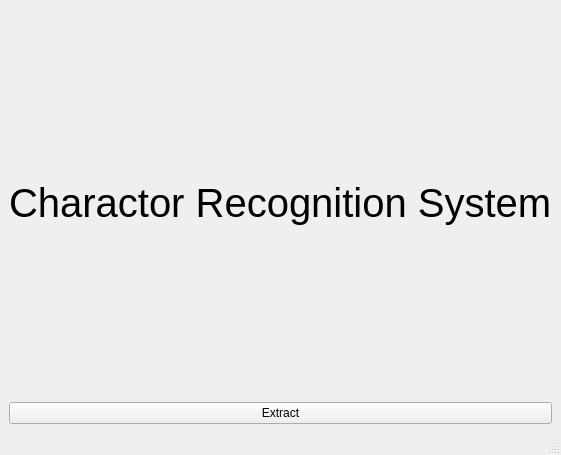
<?xml version="1.0" encoding="UTF-8"?>
<ui version="4.0">
 <class>MainWindow</class>
 <widget class="QMainWindow" name="MainWindow">
  <property name="geometry">
   <rect>
    <x>0</x>
    <y>0</y>
    <width>559</width>
    <height>455</height>
   </rect>
  </property>
  <property name="windowTitle">
   <string>MainWindow</string>
  </property>
  <widget class="QWidget" name="centralwidget">
   <layout class="QVBoxLayout" name="verticalLayout_2">
    <item>
     <layout class="QVBoxLayout" name="verticalLayout">
      <item>
       <widget class="QLabel" name="mainlabel">
        <property name="font">
         <font>
          <pointsize>30</pointsize>
         </font>
        </property>
        <property name="text">
         <string>Charactor Recognition System</string>
        </property>
       </widget>
      </item>
      <item>
       <widget class="QPushButton" name="extractbtn">
        <property name="text">
         <string>Extract</string>
        </property>
       </widget>
      </item>
     </layout>
    </item>
   </layout>
  </widget>
  <widget class="QMenuBar" name="menubar">
   <property name="geometry">
    <rect>
     <x>0</x>
     <y>0</y>
     <width>559</width>
     <height>24</height>
    </rect>
   </property>
  </widget>
  <widget class="QStatusBar" name="statusbar"/>
 </widget>
 <resources/>
 <connections/>
</ui>
